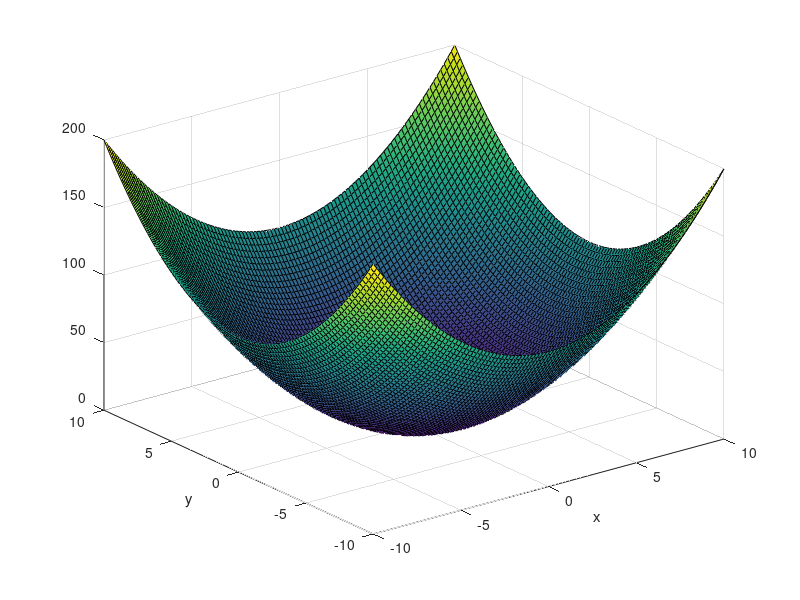
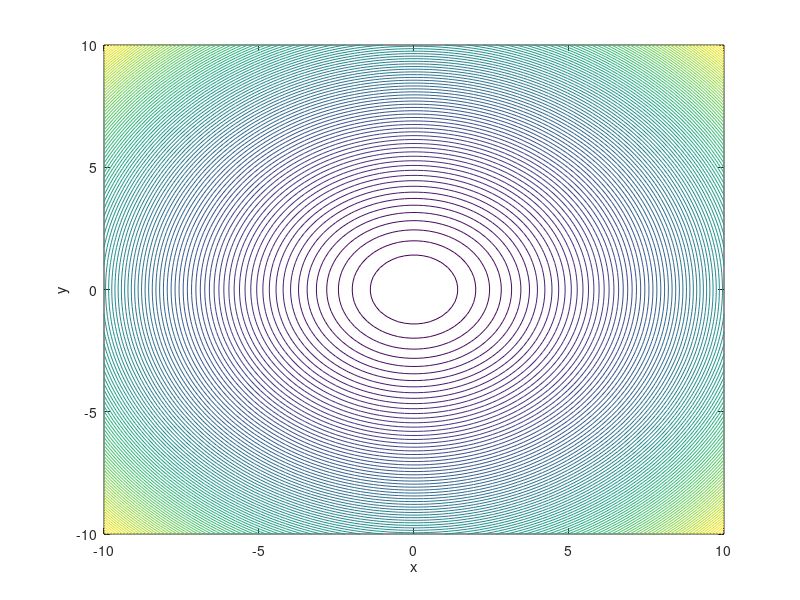
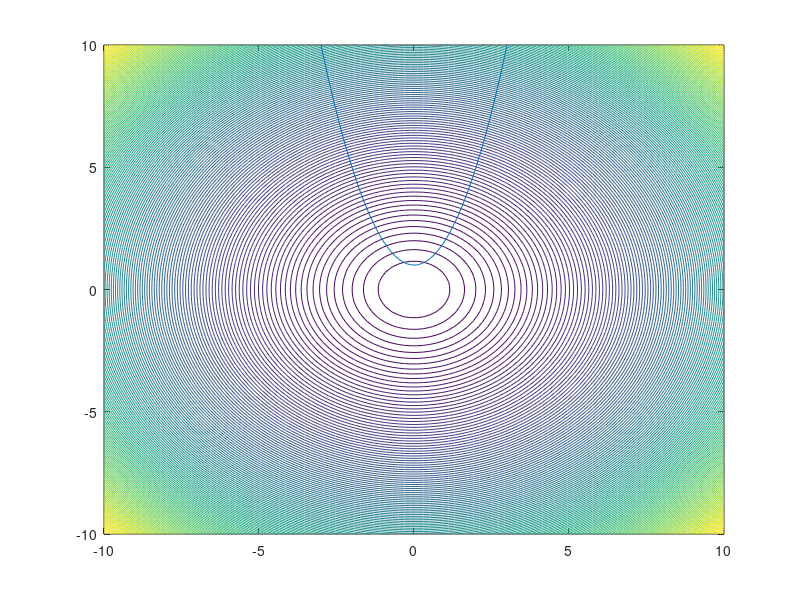

Write the MATLAB code that produced these figures, in order.
clc; clear variables; close all;

g = @(x,y) x.^2 + y.^2;
f = @(x,y) x.^2 + 1;


x = linspace(-10,10);
y = linspace(-10,10);
[X,Y] = meshgrid(x,y);

figure()
surf(x,y,g(X,Y))
xlabel('x')
ylabel('y')

figure()
contour(x,y,g(X,Y),100);
xlabel('x')
ylabel('y')

x1 = linspace(-3,3);
figure()
contour(x,y,g(X,Y),150);
hold on
plot(x1,f(x1));

%contour(x,y, f(X,Y),100,'k-')x
%colormap(gray)
% figure()
% contour(x,y,g(X,Y))
